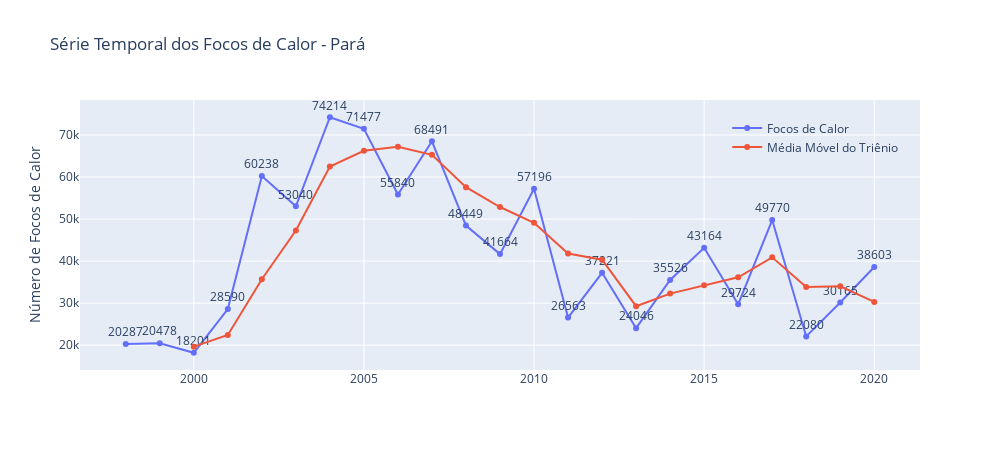

Here is the notebook cell this chart was saved with:
### Code cell
# Série Temporal dos Focos de Calor - Pará
base_temp = base.loc[base['state'] == 'Pará']
plot_forest_fires_timeline(base_temp, 'Série Temporal dos Focos de Calor - Pará')

### Figure 1 — Plotly figure (JSON) as saved in the notebook; plotly's stock layout.template omitted (floating-point values rounded to 4 significant figures)
{"data": [{"mode": "markers+lines+text", "name": "Focos de Calor", "text": [20287, 20478, 18201, 28590, 60238, 53040, 74214, 71477, 55840, 68491, 48449, 41664, 57196, 26563, 37221, 24046, 35526, 43164, 29724, 49770, 22080, 30165, 38603], "textposition": "top center", "type": "scatter", "x": [1998, 1999, 2000, 2001, 2002, 2003, 2004, 2005, 2006, 2007, 2008, 2009, 2010, 2011, 2012, 2013, 2014, 2015, 2016, 2017, 2018, 2019, 2020], "y": [20287, 20478, 18201, 28590, 60238, 53040, 74214, 71477, 55840, 68491, 48449, 41664, 57196, 26563, 37221, 24046, 35526, 43164, 29724, 49770, 22080, 30165, 38603]}, {"mode": "markers+lines", "name": "Média Móvel do Triênio", "type": "scatter", "x": [1998, 1999, 2000, 2001, 2002, 2003, 2004, 2005, 2006, 2007, 2008, 2009, 2010, 2011, 2012, 2013, 2014, 2015, 2016, 2017, 2018, 2019, 2020], "y": [null, null, 19660.0, 22423, 35680.0, 47290.0, 62500.0, 66240.0, 67177, 65270.0, 57590.0, 52868, 49103, 41810.0, 40330.0, 29280.0, 32260.0, 34250.0, 36138, 40886, 33858, 34005, 30280.0]}], "layout": {"height": 450, "legend": {"bgcolor": "rgba(255, 255, 255, 0)", "x": 0.98, "xanchor": "right", "y": 0.95, "yanchor": "top"}, "title": {"text": "Série Temporal dos Focos de Calor - Pará"}, "width": 1000, "yaxis": {"title": {"text": "Número de Focos de Calor"}}}}
